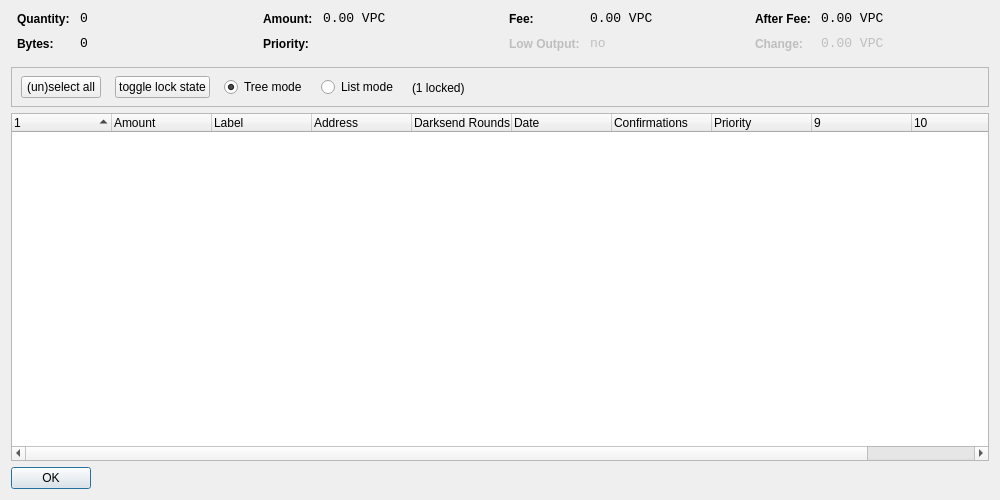
<?xml version="1.0" encoding="UTF-8"?>
<ui version="4.0">
 <class>CoinControlDialog</class>
 <widget class="QDialog" name="CoinControlDialog">
  <property name="geometry">
   <rect>
    <x>0</x>
    <y>0</y>
    <width>1000</width>
    <height>500</height>
   </rect>
  </property>
  <property name="windowTitle">
   <string>Coin Control</string>
  </property>
  <layout class="QVBoxLayout" name="verticalLayout">
   <item>
    <layout class="QHBoxLayout" name="horizontalLayoutTop" stretch="0,0,0,0">
     <property name="topMargin">
      <number>0</number>
     </property>
     <property name="bottomMargin">
      <number>10</number>
     </property>
     <item>
      <layout class="QFormLayout" name="formLayoutCoinControl1">
       <property name="horizontalSpacing">
        <number>10</number>
       </property>
       <property name="verticalSpacing">
        <number>10</number>
       </property>
       <property name="leftMargin">
        <number>6</number>
       </property>
       <property name="rightMargin">
        <number>6</number>
       </property>
       <item row="0" column="0">
        <widget class="QLabel" name="labelCoinControlQuantityText">
         <property name="styleSheet">
          <string notr="true">font-weight:bold;</string>
         </property>
         <property name="text">
          <string>Quantity:</string>
         </property>
        </widget>
       </item>
       <item row="0" column="1">
        <widget class="QLabel" name="labelCoinControlQuantity">
         <property name="font">
          <font>
           <family>Monospace</family>
           <pointsize>10</pointsize>
          </font>
         </property>
         <property name="cursor">
          <cursorShape>IBeamCursor</cursorShape>
         </property>
         <property name="contextMenuPolicy">
          <enum>Qt::ActionsContextMenu</enum>
         </property>
         <property name="text">
          <string notr="true">0</string>
         </property>
         <property name="textInteractionFlags">
          <set>Qt::LinksAccessibleByMouse|Qt::TextSelectableByKeyboard|Qt::TextSelectableByMouse</set>
         </property>
        </widget>
       </item>
       <item row="1" column="0">
        <widget class="QLabel" name="labelCoinControlBytesText">
         <property name="styleSheet">
          <string notr="true">font-weight:bold;</string>
         </property>
         <property name="text">
          <string>Bytes:</string>
         </property>
        </widget>
       </item>
       <item row="1" column="1">
        <widget class="QLabel" name="labelCoinControlBytes">
         <property name="font">
          <font>
           <family>Monospace</family>
           <pointsize>10</pointsize>
          </font>
         </property>
         <property name="cursor">
          <cursorShape>IBeamCursor</cursorShape>
         </property>
         <property name="contextMenuPolicy">
          <enum>Qt::ActionsContextMenu</enum>
         </property>
         <property name="text">
          <string notr="true">0</string>
         </property>
         <property name="textInteractionFlags">
          <set>Qt::LinksAccessibleByMouse|Qt::TextSelectableByKeyboard|Qt::TextSelectableByMouse</set>
         </property>
        </widget>
       </item>
      </layout>
     </item>
     <item>
      <layout class="QFormLayout" name="formLayoutCoinControl2">
       <property name="horizontalSpacing">
        <number>10</number>
       </property>
       <property name="verticalSpacing">
        <number>10</number>
       </property>
       <property name="leftMargin">
        <number>6</number>
       </property>
       <property name="rightMargin">
        <number>6</number>
       </property>
       <item row="0" column="0">
        <widget class="QLabel" name="labelCoinControlAmountText">
         <property name="styleSheet">
          <string notr="true">font-weight:bold;</string>
         </property>
         <property name="text">
          <string>Amount:</string>
         </property>
        </widget>
       </item>
       <item row="0" column="1">
        <widget class="QLabel" name="labelCoinControlAmount">
         <property name="font">
          <font>
           <family>Monospace</family>
           <pointsize>10</pointsize>
          </font>
         </property>
         <property name="cursor">
          <cursorShape>IBeamCursor</cursorShape>
         </property>
         <property name="contextMenuPolicy">
          <enum>Qt::ActionsContextMenu</enum>
         </property>
         <property name="text">
          <string notr="true">0.00 VPC</string>
         </property>
         <property name="textInteractionFlags">
          <set>Qt::LinksAccessibleByMouse|Qt::TextSelectableByKeyboard|Qt::TextSelectableByMouse</set>
         </property>
        </widget>
       </item>
       <item row="1" column="0">
        <widget class="QLabel" name="labelCoinControlPriorityText">
         <property name="styleSheet">
          <string notr="true">font-weight:bold;</string>
         </property>
         <property name="text">
          <string>Priority:</string>
         </property>
        </widget>
       </item>
       <item row="1" column="1">
        <widget class="QLabel" name="labelCoinControlPriority">
         <property name="font">
          <font>
           <family>Monospace</family>
           <pointsize>10</pointsize>
          </font>
         </property>
         <property name="cursor">
          <cursorShape>IBeamCursor</cursorShape>
         </property>
         <property name="contextMenuPolicy">
          <enum>Qt::ActionsContextMenu</enum>
         </property>
         <property name="text">
          <string/>
         </property>
         <property name="textInteractionFlags">
          <set>Qt::LinksAccessibleByMouse|Qt::TextSelectableByKeyboard|Qt::TextSelectableByMouse</set>
         </property>
        </widget>
       </item>
      </layout>
     </item>
     <item>
      <layout class="QFormLayout" name="formLayoutCoinControl3">
       <property name="horizontalSpacing">
        <number>10</number>
       </property>
       <property name="verticalSpacing">
        <number>10</number>
       </property>
       <property name="leftMargin">
        <number>6</number>
       </property>
       <property name="rightMargin">
        <number>6</number>
       </property>
       <item row="0" column="0">
        <widget class="QLabel" name="labelCoinControlFeeText">
         <property name="styleSheet">
          <string notr="true">font-weight:bold;</string>
         </property>
         <property name="text">
          <string>Fee:</string>
         </property>
        </widget>
       </item>
       <item row="0" column="1">
        <widget class="QLabel" name="labelCoinControlFee">
         <property name="font">
          <font>
           <family>Monospace</family>
           <pointsize>10</pointsize>
          </font>
         </property>
         <property name="cursor">
          <cursorShape>IBeamCursor</cursorShape>
         </property>
         <property name="contextMenuPolicy">
          <enum>Qt::ActionsContextMenu</enum>
         </property>
         <property name="text">
          <string notr="true">0.00 VPC</string>
         </property>
         <property name="textInteractionFlags">
          <set>Qt::LinksAccessibleByMouse|Qt::TextSelectableByKeyboard|Qt::TextSelectableByMouse</set>
         </property>
        </widget>
       </item>
       <item row="1" column="0">
        <widget class="QLabel" name="labelCoinControlLowOutputText">
         <property name="enabled">
          <bool>false</bool>
         </property>
         <property name="styleSheet">
          <string notr="true">font-weight:bold;</string>
         </property>
         <property name="text">
          <string>Low Output:</string>
         </property>
        </widget>
       </item>
       <item row="1" column="1">
        <widget class="QLabel" name="labelCoinControlLowOutput">
         <property name="enabled">
          <bool>false</bool>
         </property>
         <property name="font">
          <font>
           <family>Monospace</family>
           <pointsize>10</pointsize>
          </font>
         </property>
         <property name="cursor">
          <cursorShape>IBeamCursor</cursorShape>
         </property>
         <property name="contextMenuPolicy">
          <enum>Qt::ActionsContextMenu</enum>
         </property>
         <property name="text">
          <string notr="true">no</string>
         </property>
         <property name="textInteractionFlags">
          <set>Qt::LinksAccessibleByMouse|Qt::TextSelectableByKeyboard|Qt::TextSelectableByMouse</set>
         </property>
        </widget>
       </item>
      </layout>
     </item>
     <item>
      <layout class="QFormLayout" name="formLayoutCoinControl4">
       <property name="horizontalSpacing">
        <number>10</number>
       </property>
       <property name="verticalSpacing">
        <number>10</number>
       </property>
       <property name="leftMargin">
        <number>6</number>
       </property>
       <property name="rightMargin">
        <number>6</number>
       </property>
       <item row="0" column="0">
        <widget class="QLabel" name="labelCoinControlAfterFeeText">
         <property name="styleSheet">
          <string notr="true">font-weight:bold;</string>
         </property>
         <property name="text">
          <string>After Fee:</string>
         </property>
        </widget>
       </item>
       <item row="0" column="1">
        <widget class="QLabel" name="labelCoinControlAfterFee">
         <property name="font">
          <font>
           <family>Monospace</family>
           <pointsize>10</pointsize>
          </font>
         </property>
         <property name="cursor">
          <cursorShape>IBeamCursor</cursorShape>
         </property>
         <property name="contextMenuPolicy">
          <enum>Qt::ActionsContextMenu</enum>
         </property>
         <property name="text">
          <string notr="true">0.00 VPC</string>
         </property>
         <property name="textInteractionFlags">
          <set>Qt::LinksAccessibleByMouse|Qt::TextSelectableByKeyboard|Qt::TextSelectableByMouse</set>
         </property>
        </widget>
       </item>
       <item row="1" column="0">
        <widget class="QLabel" name="labelCoinControlChangeText">
         <property name="enabled">
          <bool>false</bool>
         </property>
         <property name="styleSheet">
          <string notr="true">font-weight:bold;</string>
         </property>
         <property name="text">
          <string>Change:</string>
         </property>
        </widget>
       </item>
       <item row="1" column="1">
        <widget class="QLabel" name="labelCoinControlChange">
         <property name="enabled">
          <bool>false</bool>
         </property>
         <property name="font">
          <font>
           <family>Monospace</family>
           <pointsize>10</pointsize>
          </font>
         </property>
         <property name="cursor">
          <cursorShape>IBeamCursor</cursorShape>
         </property>
         <property name="contextMenuPolicy">
          <enum>Qt::ActionsContextMenu</enum>
         </property>
         <property name="text">
          <string notr="true">0.00 VPC</string>
         </property>
         <property name="textInteractionFlags">
          <set>Qt::LinksAccessibleByMouse|Qt::TextSelectableByKeyboard|Qt::TextSelectableByMouse</set>
         </property>
        </widget>
       </item>
      </layout>
     </item>
    </layout>
   </item>
   <item>
    <widget class="QFrame" name="frame">
     <property name="minimumSize">
      <size>
       <width>0</width>
       <height>40</height>
      </size>
     </property>
     <property name="frameShape">
      <enum>QFrame::StyledPanel</enum>
     </property>
     <property name="frameShadow">
      <enum>QFrame::Sunken</enum>
     </property>
     <widget class="QWidget" name="horizontalLayoutWidget">
      <property name="geometry">
       <rect>
        <x>10</x>
        <y>0</y>
        <width>781</width>
        <height>41</height>
       </rect>
      </property>
      <layout class="QHBoxLayout" name="horizontalLayoutPanel" stretch="0,0,0,0,0">
       <property name="spacing">
        <number>14</number>
       </property>
       <item>
        <widget class="QPushButton" name="pushButtonSelectAll">
         <property name="sizePolicy">
          <sizepolicy hsizetype="Maximum" vsizetype="Fixed">
           <horstretch>0</horstretch>
           <verstretch>0</verstretch>
          </sizepolicy>
         </property>
         <property name="text">
          <string>(un)select all</string>
         </property>
        </widget>
       </item>
        <item>
         <widget class="QPushButton" name="pushButtonToggleLock">
          <property name="sizePolicy">
           <sizepolicy hsizetype="Maximum" vsizetype="Fixed">
            <horstretch>0</horstretch>
            <verstretch>0</verstretch>
           </sizepolicy>
          </property>
          <property name="text">
           <string>toggle lock state</string>
          </property>
          <property name="autoDefault">
           <bool>false</bool>
          </property>
         </widget>
        </item>
       <item>
        <widget class="QRadioButton" name="radioTreeMode">
         <property name="sizePolicy">
          <sizepolicy hsizetype="Maximum" vsizetype="Fixed">
           <horstretch>0</horstretch>
           <verstretch>0</verstretch>
          </sizepolicy>
         </property>
         <property name="text">
          <string>Tree mode</string>
         </property>
         <property name="checked">
          <bool>true</bool>
         </property>
        </widget>
       </item>
       <item>
        <widget class="QRadioButton" name="radioListMode">
         <property name="sizePolicy">
          <sizepolicy hsizetype="Maximum" vsizetype="Fixed">
           <horstretch>0</horstretch>
           <verstretch>0</verstretch>
          </sizepolicy>
         </property>
         <property name="text">
          <string>List mode</string>
         </property>
        </widget>
       </item>
        <item>
         <widget class="QLabel" name="labelLocked">
          <property name="text">
           <string>(1 locked)</string>
          </property>
         </widget>
        </item>
       <item>
        <spacer name="horizontalSpacer">
         <property name="orientation">
          <enum>Qt::Horizontal</enum>
         </property>
         <property name="sizeHint" stdset="0">
          <size>
           <width>40</width>
           <height>20</height>
          </size>
         </property>
        </spacer>
       </item>
      </layout>
     </widget>
    </widget>
   </item>
   <item>
    <widget class="CoinControlTreeWidget" name="treeWidget">
     <property name="contextMenuPolicy">
      <enum>Qt::CustomContextMenu</enum>
     </property>
     <property name="sortingEnabled">
      <bool>false</bool>
     </property>
     <property name="columnCount">
      <number>11</number>
     </property>
     <attribute name="headerShowSortIndicator" stdset="0">
      <bool>true</bool>
     </attribute>
     <attribute name="headerStretchLastSection">
      <bool>false</bool>
     </attribute>
     <column>
      <property name="text">
       <string/>
      </property>
     </column>
     <column>
      <property name="text">
       <string>Amount</string>
      </property>
     </column>
     <column>
      <property name="text">
       <string>Label</string>
      </property>
     </column>
     <column>
      <property name="text">
       <string>Address</string>
      </property>
     </column>
     <column>
      <property name="text">
       <string>Darksend Rounds</string>
      </property>
    </column>
     <column>
      <property name="text">
       <string>Date</string>
      </property>
     </column>
     <column>
      <property name="text">
       <string>Confirmations</string>
      </property>
      <property name="toolTip">
       <string>Confirmed</string>
      </property>
     </column>
     <column>
      <property name="text">
       <string>Priority</string>
      </property>
     </column>
     <column>
      <property name="text">
       <string/>
      </property>
     </column>
     <column>
      <property name="text">
       <string/>
      </property>
     </column>
     <column>
      <property name="text">
       <string/>
      </property>
     </column>
     <column>
      <property name="text">
       <string/>
      </property>
     </column>
    </widget>
   </item>
   <item>
    <widget class="QDialogButtonBox" name="buttonBox">
     <property name="sizePolicy">
      <sizepolicy hsizetype="Maximum" vsizetype="Fixed">
       <horstretch>0</horstretch>
       <verstretch>0</verstretch>
      </sizepolicy>
     </property>
     <property name="orientation">
      <enum>Qt::Horizontal</enum>
     </property>
     <property name="standardButtons">
      <set>QDialogButtonBox::Ok</set>
     </property>
    </widget>
   </item>
  </layout>
 </widget>
 <customwidgets>
  <customwidget>
   <class>CoinControlTreeWidget</class>
   <extends>QTreeWidget</extends>
   <header>coincontroltreewidget.h</header>
  </customwidget>
 </customwidgets>
 <resources/>
 <connections/>
</ui>
